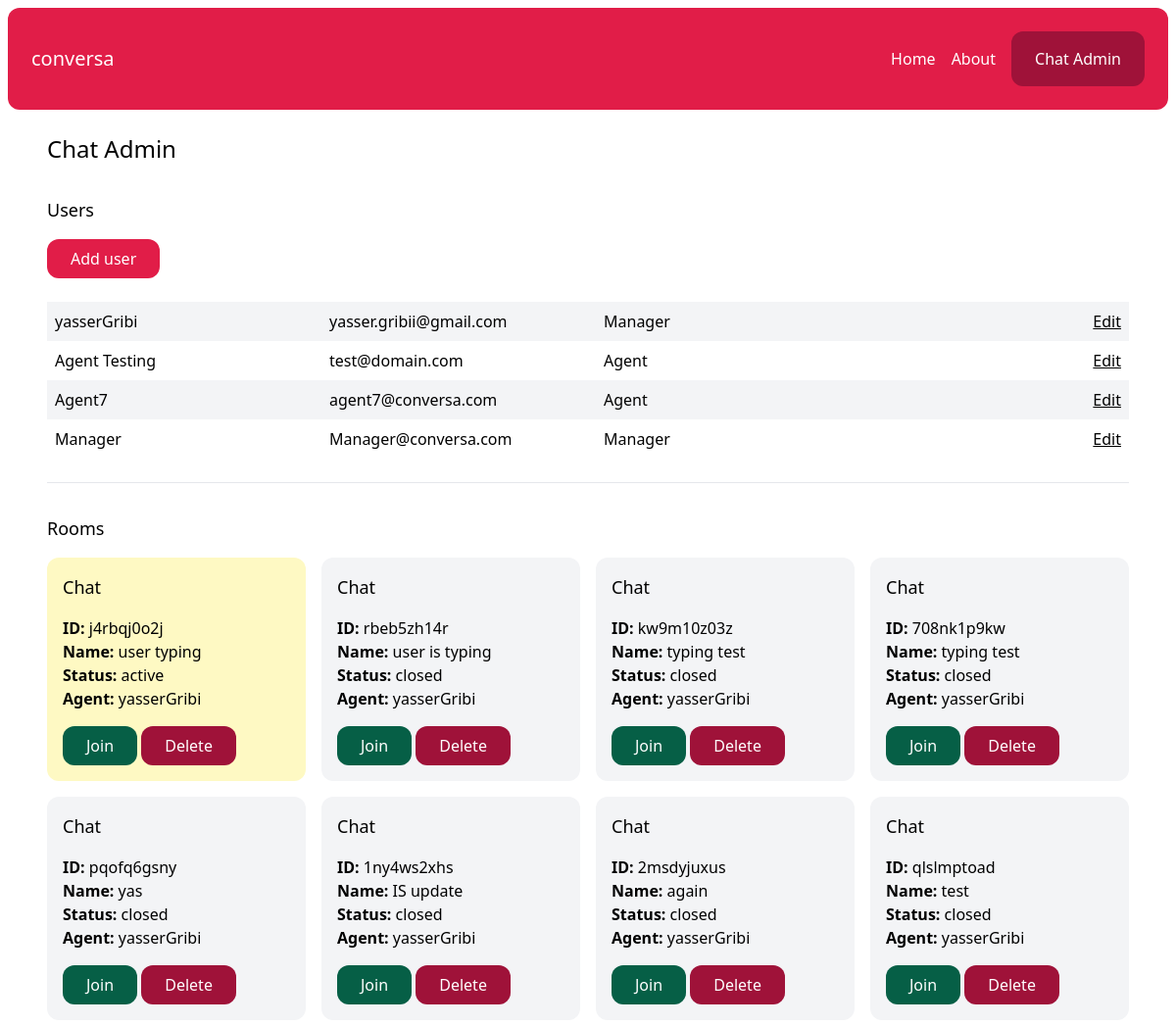
Before: /chat-admin/ (signed in, upper part) with the older database file.
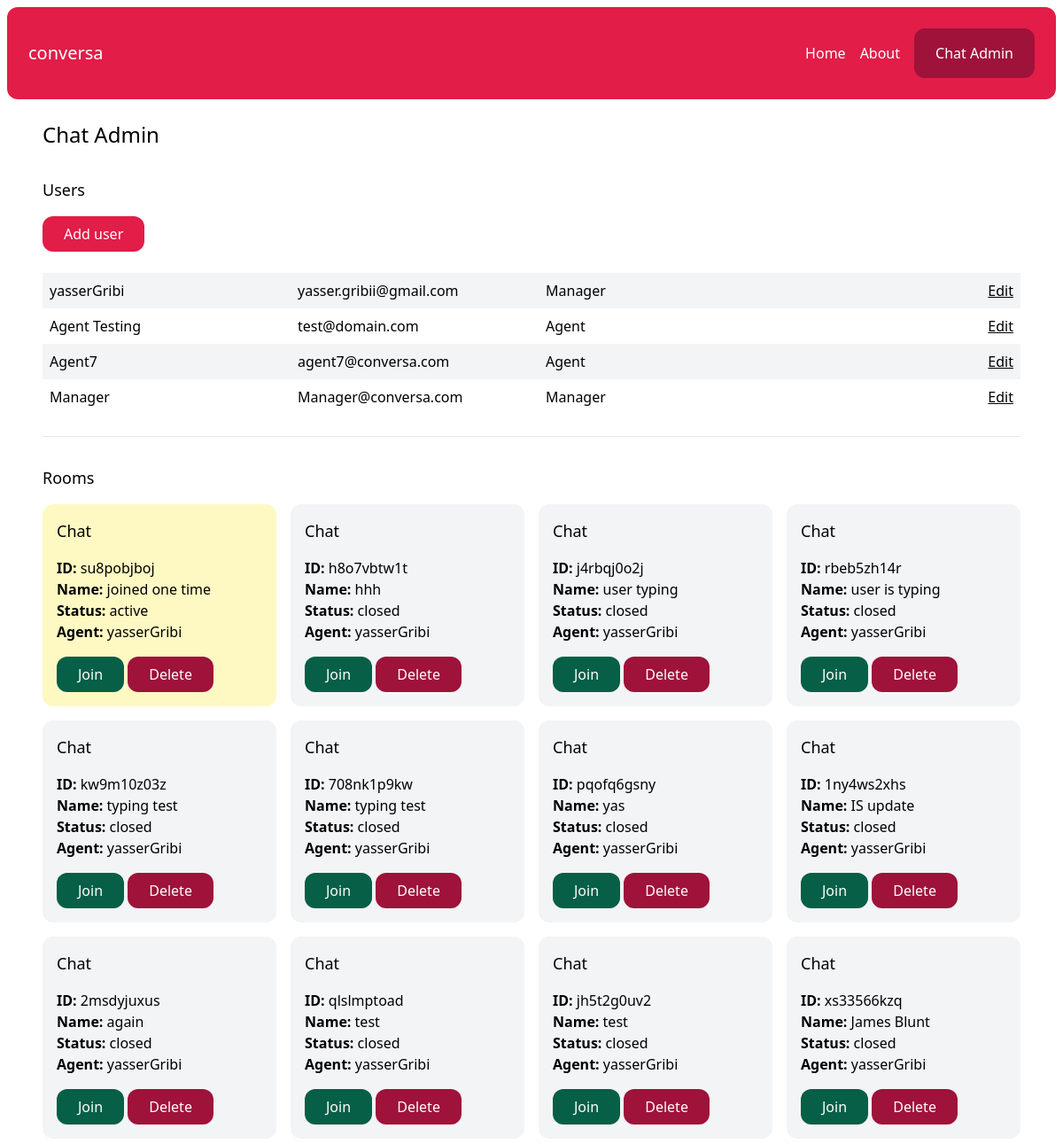
After: the same page with the newer database file.
### account/models.py (models this page shows)
class User(AbstractBaseUser, PermissionsMixin):
    AGENT = 'agent'
    MANAGER = 'manager'
    ROLES_CHOICES = (
        (AGENT, 'Agent'),
        (MANAGER, 'Manager'),
    )
    id = models.UUIDField(primary_key=True, default=uuid.uuid4, editable=False)
    email = models.EmailField(unique=True)
    name = models.CharField(max_length=255, blank=True, default='')
    role = models.CharField(max_length=20, choices=ROLES_CHOICES, default=AGENT)
    is_active = models.BooleanField(default=True)
    is_superuser = models.BooleanField(default=False)
    is_staff = models.BooleanField(default=False)
    date_joined = models.DateTimeField(default=timezone.now)
    last_login = models.DateTimeField(blank=True, null=True)
    objects = CustomUserManager()
    USERNAME_FIELD = 'email'
    EMAIL_FIELD = 'email'
    REQUIRED_FIELDS = ['name']

### chat/models.py (models this page shows, shortened)
class Room(models.Model):
    WAITING = 'waiting'
    ACTIVE = 'active'
    CLOSED = 'closed'
    CHOICES_STATUS = (
        (WAITING, 'Waiting'),
        (ACTIVE, 'active'),
        (CLOSED, 'closed'),
    )
    uuid = models.CharField(max_length=255)
    client = models.CharField(max_length=255)
    agent = models.ForeignKey(User, related_name='rooms', blank=True, null = True, on_delete= models.SET_NULL)
    messages = models.ManyToManyField(Message, blank=True)
    url = models.CharField(max_length=255, blank=True, null = True)
    status = models.CharField(max_length=20, choices=CHOICES_STATUS, default = WAITING )
    created_at = models.DateTimeField(auto_now_add=True)
    class Meta:
        ordering = ('-created_at',)

### chat/views.py (the view)
# urls.py: path('chat-admin/', views.admin, name="admin"),
@login_required
def admin(request):
    rooms = Room.objects.all()
    users = User.objects.filter(is_staff=True)
    return render(request, 'chat/admin.html',{
        "rooms": rooms,
        "users": users,
    })

### chat/templates/chat/admin.html
{% extends 'core/base.html' %}
{% block content %}
    <h1 class="text-2xl" >Chat Admin </h1>
    {% if perms.user.add_user %}
        <div class="mt-8" >
            <h2 class="mb-4 text-lg">Users</h2>
            <a href="{% url 'chat:add_user' %}" class="inline-block py-2 px-6 bg-rose-600 text-white rounded-xl">Add user</a>
            <div class="mt-6">
                {% for user in users %}
                    <div class="grid grid-cols-4 gap-4 py-2 {% cycle 'bg-gray-100' '' %}">
                        <p class="px-2">
                            <a href="{% url 'chat:user_detail' user.pk %}"> {{ user.name }} </a>
                        </p>
                        <p class="px-2"> {{ user.email }} </p>
                        <p class="px-2"> {{ user.get_role_display }} </p>
                        <p class="px-2 text-right">
                            {% if perms.user.edit_user %}
                              <a href="{% url 'chat:edit_user' user.pk %}" class="underline">Edit</a>
                            {% endif %}
                        </p>
                    </div>
                {% endfor %}
            </div>
        </div>
    {% endif %}
    <hr class="my-6">
    <div class="mt-8">
        <h2 class="mb-4 text-lg">Rooms</h2>
       {% include 'chat/partials/room_list.html' %}
        </div>
    </div>
{% endblock %}

### chat/templates/chat/partials/room_list.html
<div class="grid grid-cols-4 gap-4">
    {% for room in rooms %}
        <div class="p-4 rounded-xl {% if room.status == 'waiting' %} bg-emerald-100{% elif room.status == 'active' %} bg-yellow-100 {% else %} bg-gray-100 {% endif %}">
            <h3 class="mb-4 text-lg">Chat</h3>
            <p>
                <b>ID:</b> {{ room.uuid }}<br>
                <b>Name:</b> {{ room.client }}<br>
                <b>Status:</b> {{ room.get_status_display }}<br>
                <b>Agent:</b> {% firstof room.agent.name 'None yet...' %}<br>
            </p>
            <a href="{% url 'chat:room' room.uuid %}" class="mt-4 inline-block py-2 px-6 bg-emerald-800 text-white rounded-xl">Join</a>
            <a href="{% url 'chat:delete_room' room.uuid %}" class="mt-4 inline-block py-2 px-6 bg-rose-800 text-white rounded-xl">Delete </a>
        </div>
    {% endfor %}

Changed rows visible on the page:
added Room: uuid "su8pobjboj", client "joined one time", status "active", agent.name "yasserGribi"
added Room: uuid "h8o7vbtw1t", client "hhh", status "closed", agent.name "yasserGribi"
changed Room "j4rbqj0o2j": status "active" → "closed"
now on this page (row unchanged): Room: uuid "jh5t2g0uv2", client "test", status "closed", agent.name "yasserGribi"
now on this page (row unchanged): Room: uuid "xs33566kzq", client "James Blunt", status "closed", agent.name "yasserGribi"
